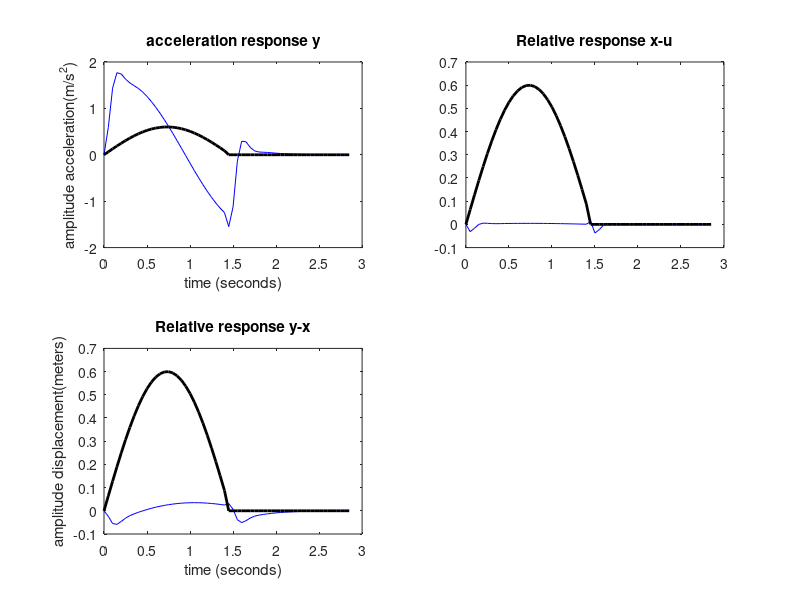

The MATLAB script that drew this image:
%System dynamics project acceleration input 3
b=5000;
A=[0 1 0 0;-4888.88 -b/36 444.44 b/36;0 0 0 1;66.667 b/240 -66.667 -b/240];
B=[0;4444.44;0;0];
C=[1 0 0 0;0 1 0 0;0 0 1 0;0 0 0 1];
D=[0;1;0;1];
sys=ss(A,B,C,D);
%Input 15m ride swell at 80km/hr
t=0:.05:2.85;
w=0:.01:.28;
u1=0.6*sin((200/18.7)*w);
u2=zeros(size(u1));
u=[u1 u2];
[y,t]=lsim(sys,u,t);
y1=[1 0 0 0]*y';
y2=[0 1 0 0]*y';
y3=[0 0 1 0]*y';
y4=[0 0 0 1]*y';
%plot(t,y1,'g') %mass 1 tire
subplot(221);plot(t,y4,'b')%mass 2 chasis
hold on
plot(t,u,'k','linewidth',2)
xlabel('time (seconds)')
ylabel('amplitude acceleration(m/s^2)')
title('acceleration response y')
%for relative response
A=[0 1 0 0;-4888.88 -b/36 444.44 b/36;0 0 0 1;66.667 b/240 -66.667 -b/240];
B=[0;4444.44;0;0];
C=[1 0 0 0;0 0 1 0];
D=[0;0];
sys=ss(A,B,C,D);
%Input 15m ride swell at 80km/hr
t=0:.05:2.85;
w=0:.01:.28;
u1=0.6*sin((200/18.7)*w);
u2=zeros(size(u1));
u=[u1 u2];
[y,t]=lsim(sys,u,t);
y1=[1 0]*y';
y2=[0 1]*y';
subplot(222);plot(t,y1-u,'b')
hold on
plot(t,u,'k','linewidth',2)
title('Relative response x-u')
subplot(223);plot(t,y2-y1,'b')
hold on
plot(t,u,'k','linewidth',2)
xlabel('time (seconds)')
ylabel('amplitude displacement(meters)')
title('Relative response y-x')
